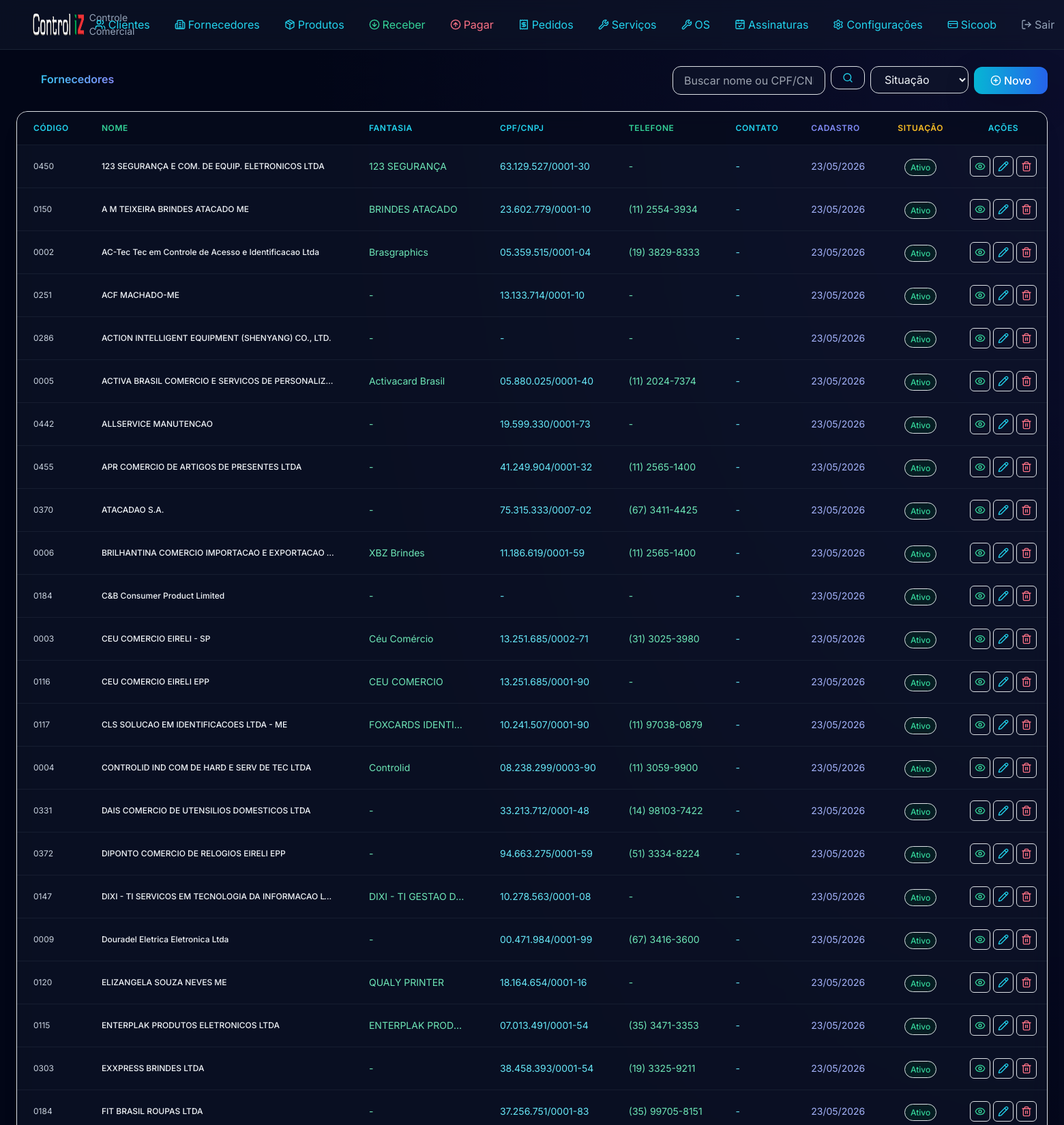
The page /fornecedores/ (upper part) on the database its author committed.
### models.py (models this page shows)
class Fornecedor(Base):
    __tablename__ = "fornecedores"
    id = Column(Integer, primary_key=True, index=True)
    codigo = Column(String(50), nullable=True)
    bling_id = Column(BigInteger, nullable=True, unique=True)
    bling_updated_at = Column(DateTime, nullable=True)
    bling_pending_sync = Column(Boolean, default=False)
    nome = Column(String(200), nullable=False)
    cpf_cnpj = Column(String(20), nullable=True)
    tipo_pessoa = Column(String(10), nullable=True)
    email = Column(String(200), nullable=True)
    telefone = Column(String(20), nullable=True)
    celular = Column(String(20), nullable=True)
    endereco = Column(String(300), nullable=True)
    bairro = Column(String(100), nullable=True)
    cidade = Column(String(100), nullable=True)
    estado = Column(String(2), nullable=True)
    cep = Column(String(10), nullable=True)
    contato = Column(String(200), nullable=True)
    fantasia = Column(String(200), nullable=True)
    inscricao_estadual = Column(String(20), nullable=True)
    inscricao_municipal = Column(String(20), nullable=True)
    situacao = Column(String(1), default="A")
    observacao = Column(Text, nullable=True)
    created_at = Column(DateTime, default=datetime.now)
    updated_at = Column(DateTime, default=datetime.now, onupdate=datetime.now)
    contas_pagar = relationship("ContaPagar", back_populates="fornecedor")
    assinaturas = relationship("Assinatura", back_populates="fornecedor")

### routers/fornecedores.py (the view)
@router.get("/")
def listar_fornecedores(request: Request, db: Session = Depends(get_db), busca: str = Query(""), situacao: str = Query("")):
    query = db.query(Fornecedor)
    if busca:
        query = query.filter(
            Fornecedor.nome.ilike(f"%{busca}%") | Fornecedor.cpf_cnpj.ilike(f"%{busca}%")
        )
    if situacao:
        query = query.filter(Fornecedor.situacao == situacao)
    fornecedores = query.order_by(Fornecedor.nome).all()
    return request.app.state.templates.TemplateResponse(
        "fornecedores/listar.html",
        {"request": request, "fornecedores": fornecedores, "busca": busca, "filtro_situacao": situacao}
    )

### templates/fornecedores/listar.html (shortened to what this page needs)
{% extends "base.html" %}
{% block content %}
<div class="flex flex-col md:flex-row md:items-center md:justify-between mb-6 gap-3">
    <h4 class="text-transparent bg-clip-text bg-gradient-to-r from-cyan-400 to-indigo-400 font-semibold"><i data-lucide="building-2" class="w-6 h-6 inline me-2"></i> Fornecedores</h4>
    <div class="flex flex-wrap items-center gap-2">
        <form class="flex flex-wrap gap-2">
            <div class="w-56"><input type="text" class="w-full px-3 py-2 bg-slate-900/60 border border-slate-800/80 rounded-xl text-slate-100 focus:border-cyan-500/50" name="busca" placeholder="Buscar nome ou CPF/CNPJ..." value="{{ busca }}"></div>
            <div><button class="px-3 py-2 border border-slate-800/80 rounded-xl text-cyan-400 hover:bg-slate-800/50 transition" type="submit"><i data-lucide="search" class="w-4 h-4"></i></button></div>
            <div class="w-36">
                <select class="w-full px-3 py-2 bg-slate-900/60 border border-slate-800/80 rounded-xl text-slate-100 focus:border-cyan-500/50" name="situacao" onchange="this.form.submit()">
                    <option value="">Situação</option>
                </select>
            </div>
        </form>
        <a href="/fornecedores/novo" class="flex items-center px-4 py-2 bg-gradient-to-r from-cyan-500 to-blue-600 hover:from-cyan-600 hover:to-blue-700 text-white rounded-xl font-medium transition-all shadow-lg shadow-cyan-500/10"><i data-lucide="plus-circle" class="w-4 h-4 me-1"></i> Novo</a>
    </div>
</div>
<div class="bg-slate-900/60 backdrop-blur-md border border-slate-800/80 rounded-2xl shadow-xl overflow-hidden">
    <table class="w-full divide-y divide-slate-800/60">
        <thead class="bg-slate-950/50">
            <tr>
                <th class="px-4 py-3 text-left text-xs font-semibold text-cyan-400 uppercase tracking-wider w-20">Código</th>
                <th class="px-4 py-3 text-left text-xs font-semibold text-emerald-400 uppercase tracking-wider">Nome</th>
                <th class="px-4 py-3 text-left text-xs font-semibold text-cyan-400 uppercase tracking-wider w-28">Fantasia</th>
                <th class="px-4 py-3 text-left text-xs font-semibold text-cyan-400 uppercase tracking-wider w-28">CPF/CNPJ</th>
                <th class="px-4 py-3 text-left text-xs font-semibold text-emerald-400 uppercase tracking-wider w-24">Telefone</th>
                <th class="px-4 py-3 text-left text-xs font-semibold text-cyan-400 uppercase tracking-wider w-20">Contato</th>
                <th class="px-4 py-3 text-left text-xs font-semibold text-indigo-400 uppercase tracking-wider w-20">Cadastro</th>
                <th class="px-4 py-3 text-center text-xs font-semibold text-amber-400 uppercase tracking-wider w-20">Situação</th>
                <th class="px-4 py-3 text-center text-xs font-semibold text-cyan-400 uppercase tracking-wider w-20">Ações</th>
            </tr>
        </thead>
<tbody class="divide-y divide-slate-800/60">
            {% for f in fornecedores %}
            <tr class="hover:bg-slate-800/40 transition">
                <td class="px-4 py-3 text-xs text-slate-300" style="max-width: 3.5rem; overflow: hidden; text-overflow: ellipsis; white-space: nowrap;">{{ f.codigo|replace('FOR', '')|replace('-', '') if f.codigo else '-' }}</td>
                <td class="px-4 py-3 text-xs font-medium text-slate-100" style="max-width: 3.5rem; overflow: hidden; text-overflow: ellipsis; white-space: nowrap;"><a href="/fornecedores/{{ f.id }}">{{ f.nome }}</a></td>
                <td class="px-4 py-3 text-sm text-emerald-300" style="max-width: 12rem; overflow: hidden; text-overflow: ellipsis; white-space: nowrap;">{{ f.fantasia or '-' }}</td>
                <td class="px-4 py-3 text-sm text-cyan-300" style="max-width: 14rem; overflow: hidden; text-overflow: ellipsis; white-space: nowrap;">{{ f.cpf_cnpj|format_cpf_cnpj or '-' }}</td>
                <td class="px-4 py-3 text-sm text-emerald-300" style="max-width: 10rem; overflow: hidden; text-overflow: ellipsis; white-space: nowrap;">{{ f.telefone or '-' }}</td>
                <td class="px-4 py-3 text-sm text-cyan-300" style="max-width: 8rem; overflow: hidden; text-overflow: ellipsis; white-space: nowrap;">{{ f.contato or '-' }}</td>
                <td class="px-4 py-3 text-sm text-indigo-300" style="max-width: 8rem; overflow: hidden; text-overflow: ellipsis; white-space: nowrap;">{{ f.created_at.strftime('%d/%m/%Y') if f.created_at else '-' }}</td>
                <td class="px-4 py-3 text-center">
                    {% if f.situacao == 'A' %}
                    <span class="px-2 py-1 text-xs font-medium bg-emerald-950/50 text-emerald-400 border border-emerald-800/50 rounded-full">Ativo</span>
                    {% elif f.situacao == 'I' %}
                    <span class="px-2 py-1 text-xs font-medium bg-rose-950/50 text-rose-400 border border-rose-800/50 rounded-full">Inativo</span>
                    {% elif f.situacao == 'S' %}
                    <span class="px-2 py-1 text-xs font-medium bg-amber-950/50 text-amber-400 border border-amber-800/50 rounded-full">Sem Mov.</span>
                    {% else %}
                    <span class="px-2 py-1 text-xs font-medium bg-slate-950/50 text-slate-400 border border-slate-800/50 rounded-full">{{ f.situacao }}</span>
                    {% endif %}
                </td>
                <td class="px-2 py-3 text-center align-middle" style="min-width: 8rem;">
                    <div class="flex items-center justify-center gap-1">
                        <a href="/fornecedores/{{ f.id }}" class="inline-flex p-1.5 text-emerald-400 border border-slate-700 rounded hover:bg-emerald-950/30 transition" title="Ver"><i data-lucide="eye" class="w-4 h-4"></i></a>
                        <a href="/fornecedores/{{ f.id }}/editar" class="inline-flex p-1.5 text-cyan-400 border border-slate-700 rounded hover:bg-cyan-950/30 transition" title="Editar"><i data-lucide="pencil" class="w-4 h-4"></i></a>
                        <button class="inline-flex p-1.5 text-rose-400 border border-slate-700 rounded hover:bg-rose-950/30 transition" onclick="confirmarExclusao('/fornecedores/{{ f.id }}/excluir', 'Excluir {{ f.nome }}?')" title="Excluir"><i data-lucide="trash-2" class="w-4 h-4"></i></button>
                    </div>
                </td>
            </tr>
            {% else %}
            <tr><td colspan="9" class="px-4 py-12 text-center text-slate-500">Nenhum fornecedor cadastrado</td></tr>
            {% endfor %}
        </tbody>
    </table>
</div>
{% endblock %}

### static/css/styles.css (style rules this page uses)
:root { --bg-primary: #0b1120; --bg-secondary: #111827; --glass-bg: rgba(17, 24, 39, 0.7); --glass-border: rgba(255, 255, 255, 0.08); --accent-primary: #0066cc; --accent-secondary: #00b359; --accent-tertiary: #e62e2e; --accent-gradient: linear-gradient(135deg, #0066cc 0%, #00b359 100%); --text-primary: #ffffff; --text-secondary: #94a3b8; --text-muted: #64748b; --success: #00b359; --warning: #f59e0b; --danger: #e62e2e; }
* { font-family: 'Inter', sans-serif; }
body { background-color: var(--bg-primary); color: var(--text-primary); min-height: 100vh; }

### rows shown on the page
Fornecedor: codigo "0450", nome "123 SEGURANÇA E COM. DE EQUIP. ELETRONICOS LTDA", fantasia "123 SEGURANÇA", cpf_cnpj "63.129.527/0001-30", telefone "-", contato "-", created_at "23/05/2026", situacao "Ativo"
Fornecedor: codigo "0150", nome "A M TEIXEIRA BRINDES ATACADO ME", fantasia "BRINDES ATACADO", cpf_cnpj "23.602.779/0001-10", telefone "(11) 2554-3934", contato "-", created_at "23/05/2026", situacao "Ativo"
Fornecedor: codigo "0002", nome "AC-Tec Tec em Controle de Acesso e Identificacao Ltda", fantasia "Brasgraphics", cpf_cnpj "05.359.515/0001-04", telefone "(19) 3829-8333", contato "-", created_at "23/05/2026", situacao "Ativo"
Fornecedor: codigo "0251", nome "ACF MACHADO-ME", fantasia "-", cpf_cnpj "13.133.714/0001-10", telefone "-", contato "-", created_at "23/05/2026", situacao "Ativo"
Fornecedor: codigo "0286", nome "ACTION INTELLIGENT EQUIPMENT (SHENYANG) CO., LTD.", fantasia "-", cpf_cnpj "-", telefone "-", contato "-", created_at "23/05/2026", situacao "Ativo"
Fornecedor: codigo "0005", nome "ACTIVA BRASIL COMERCIO E SERVICOS DE PERSONALIZ…", fantasia "Activacard Brasil", cpf_cnpj "05.880.025/0001-40", telefone "(11) 2024-7374", contato "-", created_at "23/05/2026", situacao "Ativo"
Fornecedor: codigo "0442", nome "ALLSERVICE MANUTENCAO", fantasia "-", cpf_cnpj "19.599.330/0001-73", telefone "-", contato "-", created_at "23/05/2026", situacao "Ativo"
Fornecedor: codigo "0455", nome "APR COMERCIO DE ARTIGOS DE PRESENTES LTDA", fantasia "-", cpf_cnpj "41.249.904/0001-32", telefone "(11) 2565-1400", contato "-", created_at "23/05/2026", situacao "Ativo"
Fornecedor: codigo "0370", nome "ATACADAO S.A.", fantasia "-", cpf_cnpj "75.315.333/0007-02", telefone "(67) 3411-4425", contato "-", created_at "23/05/2026", situacao "Ativo"
Fornecedor: codigo "0006", nome "BRILHANTINA COMERCIO IMPORTACAO E EXPORTACAO…", fantasia "XBZ Brindes", cpf_cnpj "11.186.619/0001-59", telefone "(11) 2565-1400", contato "-", created_at "23/05/2026", situacao "Ativo"
Fornecedor: codigo "0184", nome "C&B Consumer Product Limited", fantasia "-", cpf_cnpj "-", telefone "-", contato "-", created_at "23/05/2026", situacao "Ativo"
Fornecedor: codigo "0003", nome "CEU COMERCIO EIRELI - SP", fantasia "Céu Comércio", cpf_cnpj "13.251.685/0002-71", telefone "(31) 3025-3980", contato "-", created_at "23/05/2026", situacao "Ativo"
Fornecedor: codigo "0116", nome "CEU COMERCIO EIRELI EPP", fantasia "CEU COMERCIO", cpf_cnpj "13.251.685/0001-90", telefone "-", contato "-", created_at "23/05/2026", situacao "Ativo"
Fornecedor: codigo "0117", nome "CLS SOLUCAO EM IDENTIFICACOES LTDA - ME", fantasia "FOXCARDS IDENTI…", cpf_cnpj "10.241.507/0001-90", telefone "(11) 97038-0879", contato "-", created_at "23/05/2026", situacao "Ativo"
Fornecedor: codigo "0004", nome "CONTROLID IND COM DE HARD E SERV DE TEC LTDA", fantasia "Controlid", cpf_cnpj "08.238.299/0003-90", telefone "(11) 3059-9900", contato "-", created_at "23/05/2026", situacao "Ativo"
Fornecedor: codigo "0331", nome "DAIS COMERCIO DE UTENSILIOS DOMESTICOS LTDA", fantasia "-", cpf_cnpj "33.213.712/0001-48", telefone "(14) 98103-7422", contato "-", created_at "23/05/2026", situacao "Ativo"
Fornecedor: codigo "0372", nome "DIPONTO COMERCIO DE RELOGIOS EIRELI EPP", fantasia "-", cpf_cnpj "94.663.275/0001-59", telefone "(51) 3334-8224", contato "-", created_at "23/05/2026", situacao "Ativo"
Fornecedor: codigo "0147", nome "DIXI - TI SERVICOS EM TECNOLOGIA DA INFORMACAO L…", fantasia "DIXI - TI GESTAO D…", cpf_cnpj "10.278.563/0001-08", telefone "-", contato "-", created_at "23/05/2026", situacao "Ativo"
Fornecedor: codigo "0009", nome "Douradel Eletrica Eletronica Ltda", fantasia "-", cpf_cnpj "00.471.984/0001-99", telefone "(67) 3416-3600", contato "-", created_at "23/05/2026", situacao "Ativo"
Fornecedor: codigo "0120", nome "ELIZANGELA SOUZA NEVES ME", fantasia "QUALY PRINTER", cpf_cnpj "18.164.654/0001-16", telefone "-", contato "-", created_at "23/05/2026", situacao "Ativo"
Fornecedor: codigo "0115", nome "ENTERPLAK PRODUTOS ELETRONICOS LTDA", fantasia "ENTERPLAK PROD…", cpf_cnpj "07.013.491/0001-54", telefone "(35) 3471-3353", contato "-", created_at "23/05/2026", situacao "Ativo"
Fornecedor: codigo "0303", nome "EXXPRESS BRINDES LTDA", fantasia "-", cpf_cnpj "38.458.393/0001-54", telefone "(19) 3325-9211", contato "-", created_at "23/05/2026", situacao "Ativo"
Fornecedor: codigo "0184", nome "FIT BRASIL ROUPAS LTDA", fantasia "-", cpf_cnpj "37.256.751/0001-83", telefone "(35) 99705-8151", contato "-", created_at "23/05/2026", situacao "Ativo"
